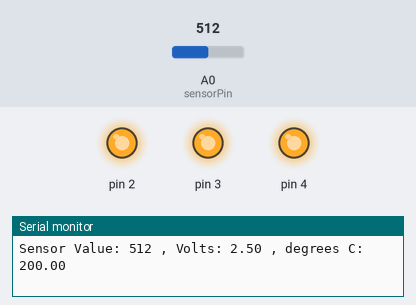
This sketch was run on a simulated Arduino Uno, built with avr-gcc and run on an emulated ATmega328P. Parts: output pins drawn as LEDs (lit = HIGH), the last lines printed to the serial monitor. Inputs (shaded band) come from the test bench; at power-on: A0 (sensorPin) = 512.

Above: at 1.2 s.
1.3 s: A0 (sensorPin) set to 178
4.3 s: A0 (sensorPin) set to 165
At 4.8 s:
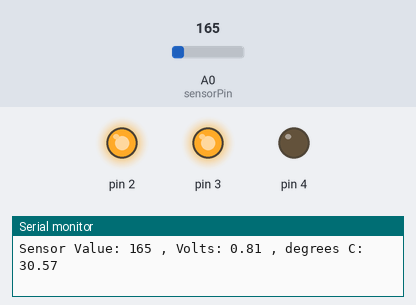
5.8 s: A0 (sensorPin) set to 122
At 6.8 s:
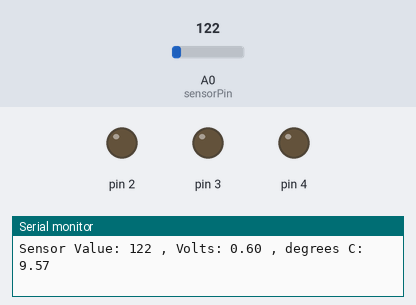
7.3 s: A0 (sensorPin) set to 306
At 8.2 s:
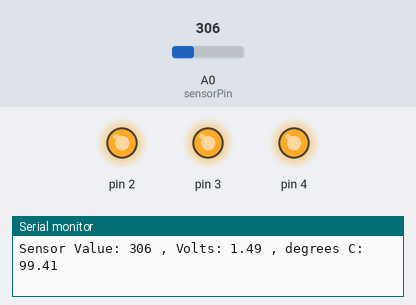
Timing chart, 0 to 10.3 s (numbered marks = the images above; inputs shaded):
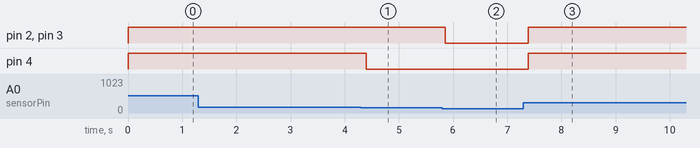

The sketch:

_03_LoveOMeter.ino
```cpp
const int sensorPin = A0;
const float baselineTemp = 25.0;

void setup() {
  Serial.begin(9600); // open serial port
  for(int pinNumber = 2; pinNumber < 5; pinNumber++){
    pinMode(pinNumber, OUTPUT);
    digitalWrite(pinNumber, LOW);
  }
}

void loop() {
  int sensorVal = analogRead(sensorPin);
  Serial.print("Sensor Value: ");
  Serial.print(sensorVal);
  // convert ADC reading to voltage
  float u = (sensorVal/1024.0)*5.0;
  Serial.print(" , Volts: ");
  Serial.print(u);
  Serial.print(" , degrees C: ");
  // convert voltage to temperature  in degrees C
  float t = (u - .5)*100;
  Serial.println(t);

  if(t < baselineTemp){
  digitalWrite(2, LOW);
  digitalWrite(3, LOW);
  digitalWrite(4, LOW);
  } else if(t >= baselineTemp + 2 && t < baselineTemp + 4){
  digitalWrite(2, HIGH);
  digitalWrite(3, LOW);
  digitalWrite(4, LOW);
  } else if(t >= baselineTemp + 4 && t < baselineTemp + 6){
    digitalWrite(2, HIGH);
  digitalWrite(3, HIGH);
  digitalWrite(4, LOW);
  } else if(t >= baselineTemp + 6){
  digitalWrite(2, HIGH);
  digitalWrite(3, HIGH);
  digitalWrite(4, HIGH);
  }
  delay(1);
}
```

Measured:
- the behaviour switches between 166 and 165 on A0 (sensorPin) (found by bisection; images 0 and 1)
- after the input at 4.3 s, pin 4: HIGH → LOW after 0.09 s
- after the input at 5.8 s, pin 2, pin 3: HIGH → LOW after 0.05 s
- after the input at 7.3 s, pin 2–4: LOW → HIGH after 0.09 s
